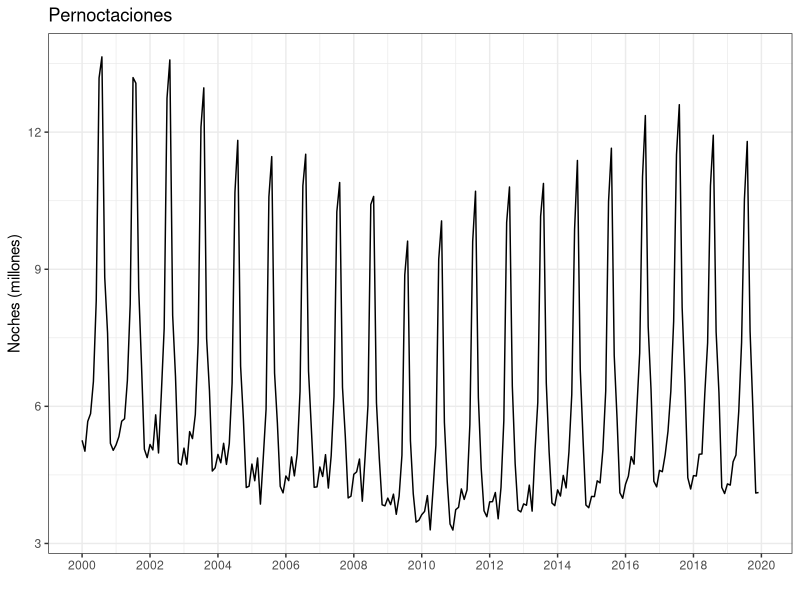
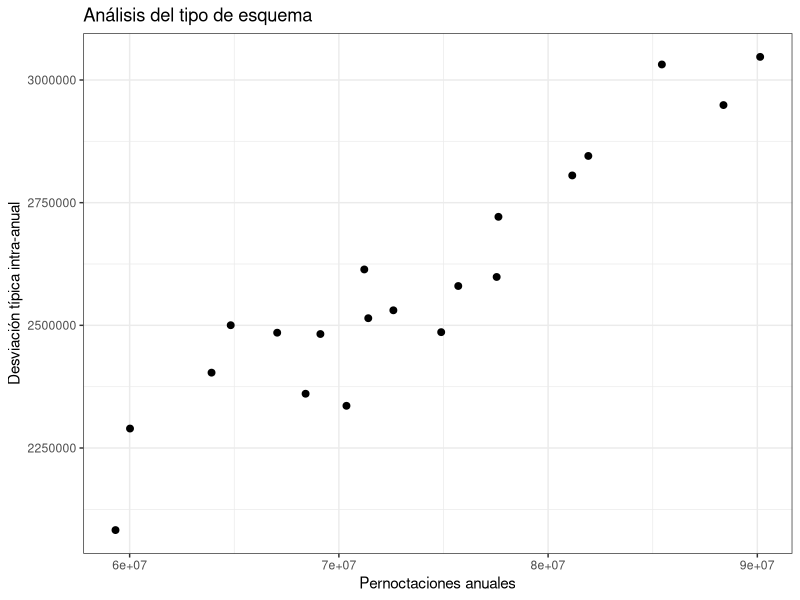
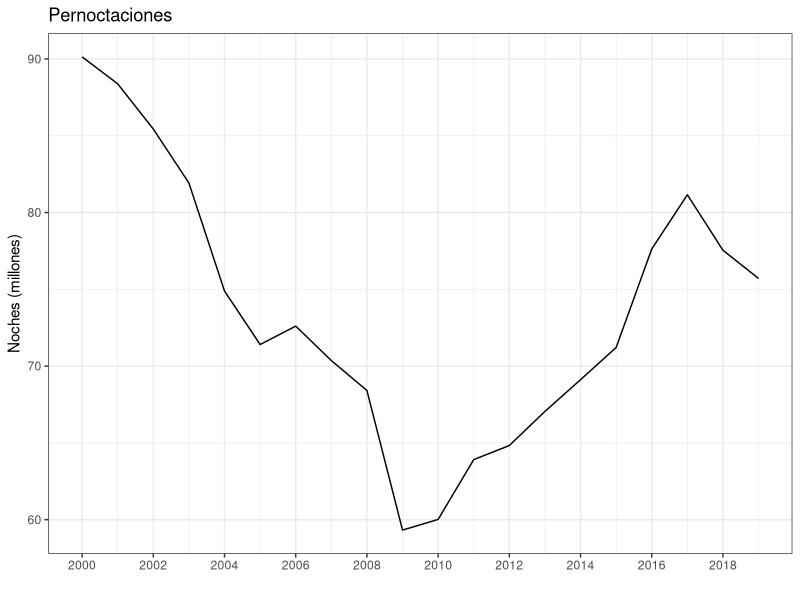
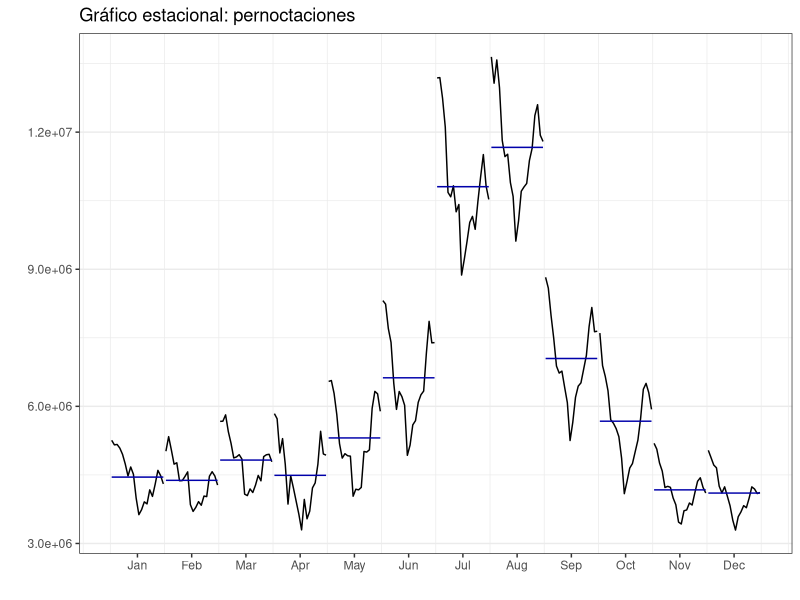
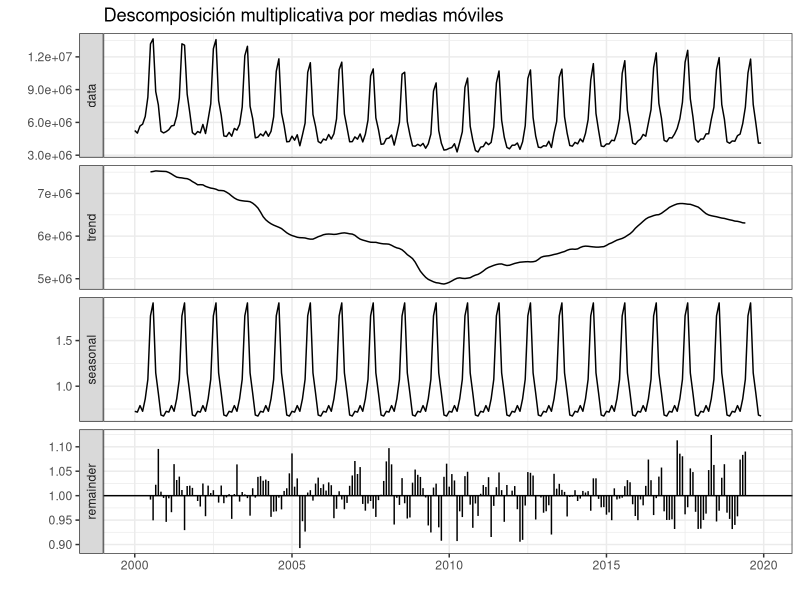
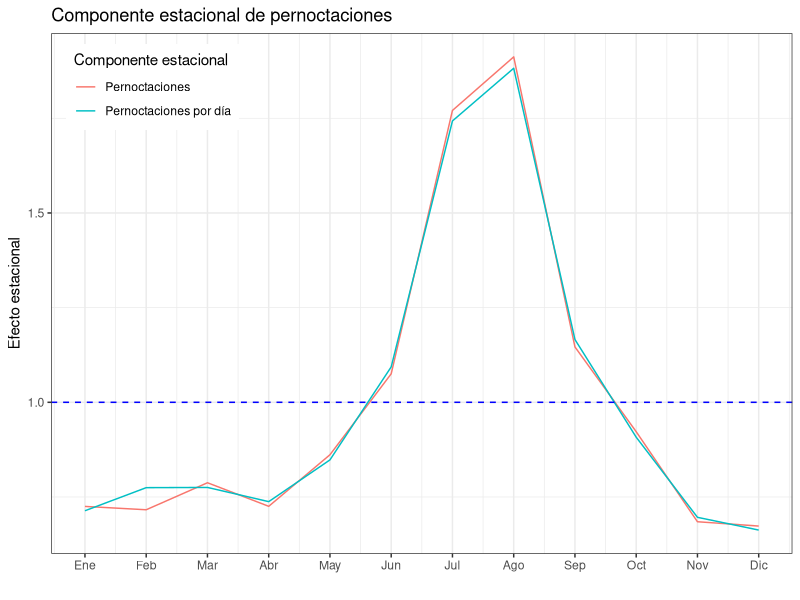
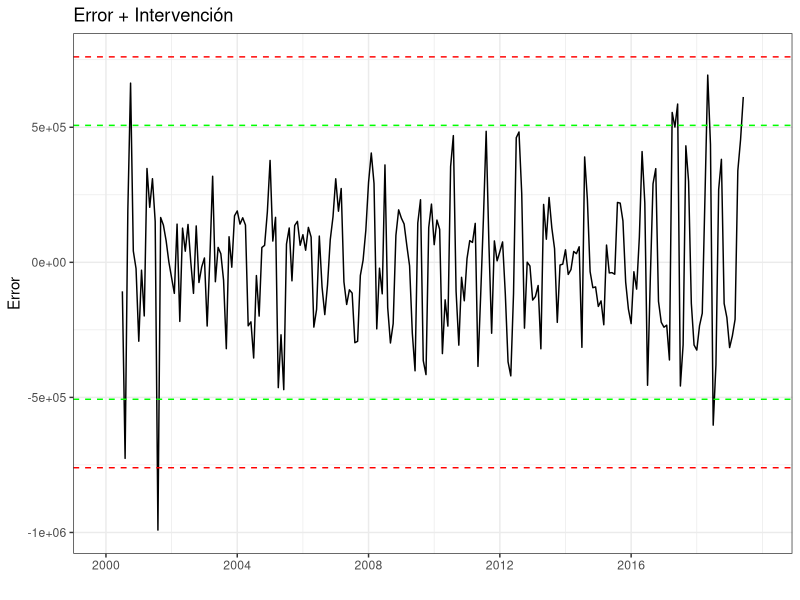

Here is the R script that generated these plots, in order:
#----------------------------------------------------------
# CODIGO EJEMPLO 2
#----------------------------------------------------------
#
#
#
#----------------------------------------------------------
# Librerias
library(forecast)
library(ggplot2); theme_set(theme_bw())
#----------------------------------------------------------
#
#
#
#----------------------------------------------------------
# Importamos Pernoctaciones
#----------------------------------------------------------
Pernoctaciones <- read.csv2("./series/Pernoctaciones.csv", 
                            header = TRUE)

Pernoctaciones <- ts(Pernoctaciones[,2], 
                     start = 2000, 
                     freq = 12)

autoplot(Pernoctaciones/1000000,
         xlab = "",
         ylab = "Noches (millones)",
         main = "Pernoctaciones") +
  scale_x_continuous(breaks= seq(2000, 2020, 2)) 
#----------------------------------------------------------
#
#
#
#----------------------------------------------------------
# Esquema
#----------------------------------------------------------
CasosAnual = aggregate(Pernoctaciones, FUN = sum)
DesviacionAnual = aggregate(Pernoctaciones, FUN = sd)

ggplot() +
  geom_point(aes(x = CasosAnual, y = DesviacionAnual), size = 2) +
  xlab("Pernoctaciones anuales") + 
  ylab("Desviación típica intra-anual") + 
  ggtitle("Análisis del tipo de esquema") 
#----------------------------------------------------------
#
#
#
#----------------------------------------------------------
# Componentes
#----------------------------------------------------------
# Tendencia
autoplot(aggregate(Pernoctaciones/1000000, FUN = sum),
         xlab = "",
         ylab = "Noches (millones)",
         main = "Pernoctaciones") +
  scale_x_continuous(breaks= seq(2000, 2020, 2)) 

# Estacionalidad
ggmonthplot(Pernoctaciones, 
             polar=TRUE,
             xlab = "",
             ylab = "",
             main = "Gráfico estacional: pernoctaciones") +
  guides(colour=FALSE)
#----------------------------------------------------------
#
#
#
#----------------------------------------------------------
# Descomposicion
#----------------------------------------------------------
PernoctacionesDesMul <- decompose(Pernoctaciones, 
                                  type = "mult")

autoplot(PernoctacionesDesMul,
         xlab = "",
         main = "Descomposición multiplicativa por medias móviles")

PernoctacionesDesMul$figure

PernoctacionesDiaDesMul <- decompose(Pernoctaciones/monthdays(Pernoctaciones), type = "mult")

ggplot() +
  geom_line(aes(x = 1:12, y = PernoctacionesDesMul$figure, colour = "black")) + 
  geom_line(aes(x = 1:12, y = PernoctacionesDiaDesMul$figure, colour = "red")) + 
  geom_hline(yintercept = 1, colour = "blue", lty = 2) +
  ggtitle("Componente estacional de pernoctaciones") +
  xlab("") +
  ylab("Efecto estacional") +
  scale_x_continuous(breaks= 1:12, 
                     labels = c("Ene", "Feb", "Mar", "Abr", "May", "Jun", 
                                "Jul", "Ago", "Sep", "Oct", "Nov", "Dic")) +
  scale_color_discrete(name = "Componente estacional", 
                       labels = c("Pernoctaciones", "Pernoctaciones por día")) +
  theme(legend.position=c(0.02,0.98), legend.justification=c(0,1))
#----------------------------------------------------------
#
#
#
#----------------------------------------------------------
# Analisis del error
#----------------------------------------------------------
error <- Pernoctaciones - trendcycle(PernoctacionesDesMul) * seasonal(PernoctacionesDesMul)
sderror <- sd(error, na.rm = TRUE)

autoplot(error,
         xlab = "",
         ylab = "Error",
         main = "Error + Intervención",
         colour = "black") +
  geom_hline(yintercept = c(3, 2, -2, -3)*sderror, 
             colour = c("red", "green", "green", "red"),
             lty = 2) + 
  scale_x_continuous(breaks= seq(1980, 2018, 4)) 


